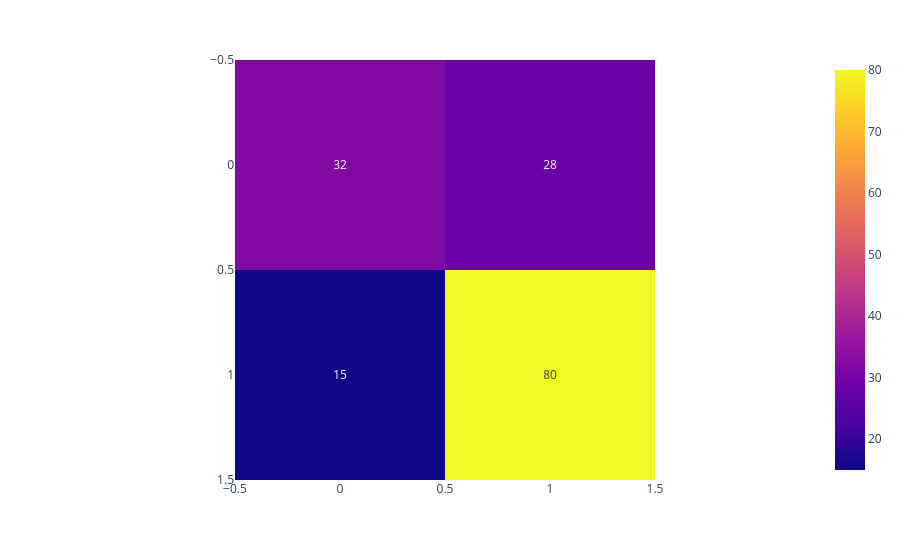

The notebook cell this image was saved under:
### Code cell
confusion_matrix_plot(model, X_val, y_val)

### Figure 1 — Plotly figure (JSON) as saved in the notebook; plotly's stock layout.template omitted (floating-point values rounded to 4 significant figures)
{"data": [{"coloraxis": "coloraxis", "hovertemplate": "x: %{x}<br>y: %{y}<br>color: %{z}<extra></extra>", "name": "0", "texttemplate": "%{z}", "type": "heatmap", "xaxis": "x", "yaxis": "y", "z": [[32, 28], [15, 80]]}], "layout": {"coloraxis": {"colorscale": [[0, "#0d0887"], [0.1111, "#46039f"], [0.2222, "#7201a8"], [0.3333, "#9c179e"], [0.4444, "#bd3786"], [0.5556, "#d8576b"], [0.6667, "#ed7953"], [0.7778, "#fb9f3a"], [0.8889, "#fdca26"], [1, "#f0f921"]]}, "margin": {"t": 60}, "xaxis": {"anchor": "y", "constrain": "domain", "domain": [0, 1], "scaleanchor": "y"}, "yaxis": {"anchor": "x", "autorange": "reversed", "constrain": "domain", "domain": [0, 1]}}}
